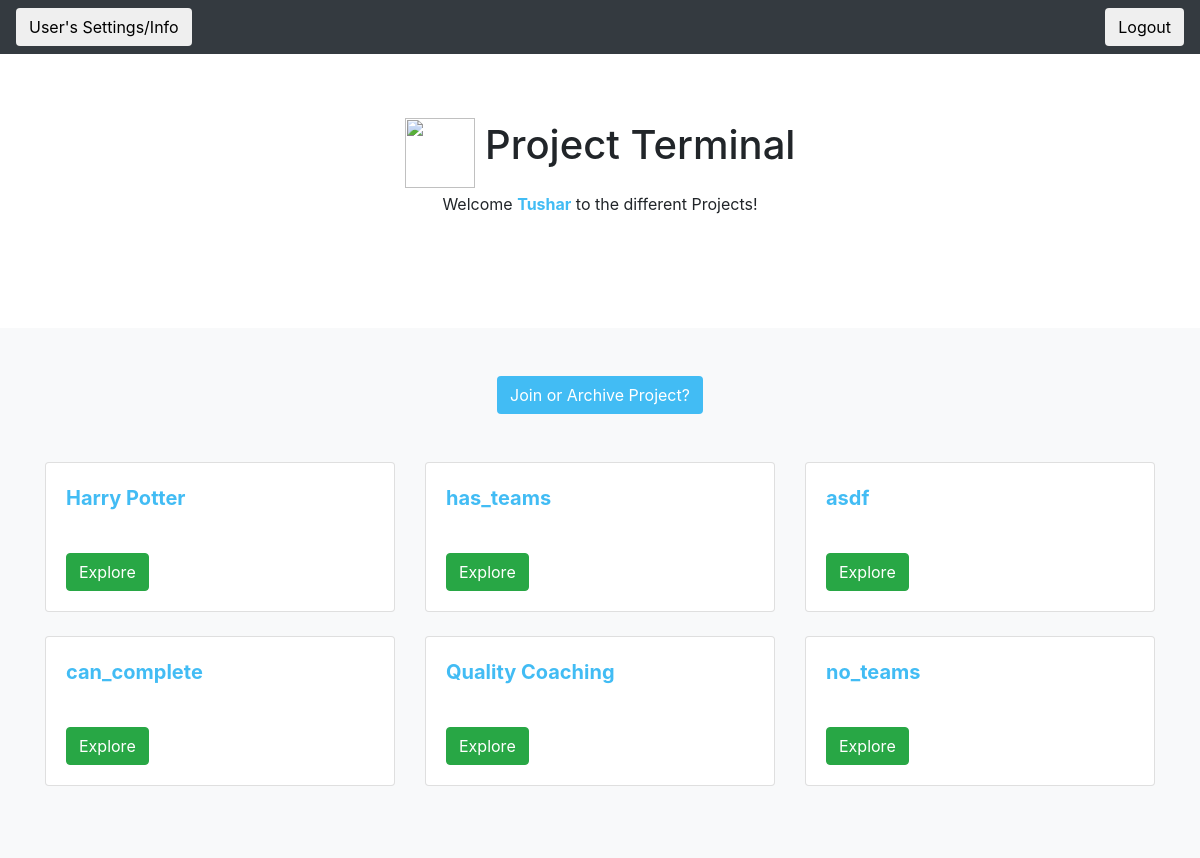
/quest/user_project_page/tdesai (signed in), run on an earlier commit of the app's database.
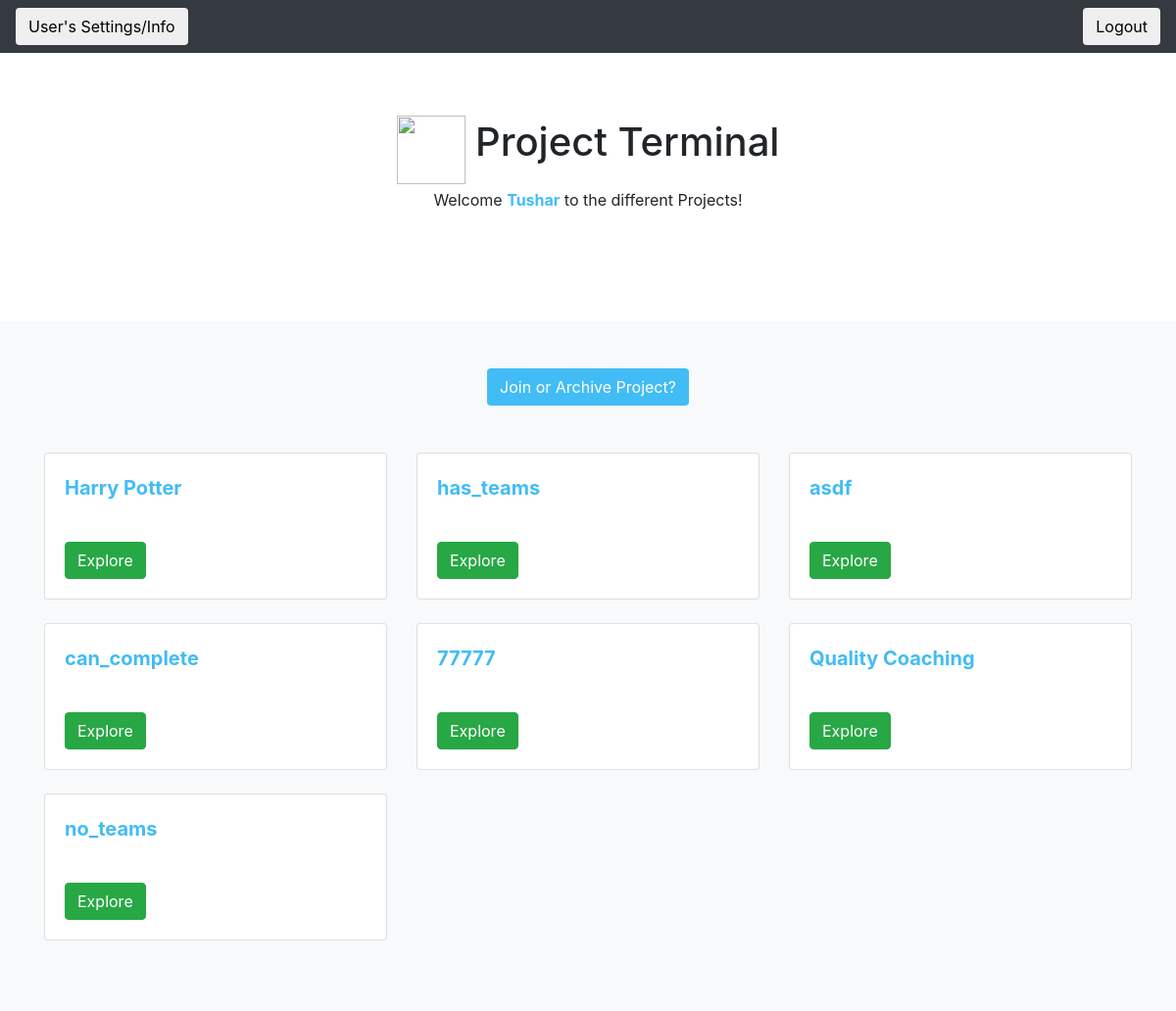
And on a later commit of the database.
### quest_extension/models.py (models this page shows)
class Project(models.Model):
    project_name = models.CharField(max_length=1000)
    project_description = models.CharField(max_length=1000, blank = True, null = True)
    project_random_phrase = models.CharField(max_length = 255, unique = True)
    project_admin_pin = models.CharField(max_length = 255, unique = True)
    project_editable = models.BooleanField()
    project_has_teams = models.BooleanField(default = False)

### quest_extension/views.py (the view)
# urls.py: path('user_project_page/<ldap>', views.get_user_project_page),
def get_user_project_page(request, ldap):
    print (validate_user_access(request, ldap))
    print (request.session)
    if not validate_user_access(request, ldap):
        return HttpResponseRedirect('/quest/user_login')
    current_user = User.objects.get(user_ldap = ldap)
    user_projects = UserProject.objects.filter(user = current_user, archived = False).values_list('project', flat=True)
    user_projects = Project.objects.filter(pk__in=user_projects)
    list_of_archived_projects = UserProject.objects.filter(user = current_user, archived = True).values_list('project', flat=True)
    list_of_archived_projects = Project.objects.filter(pk__in=list_of_archived_projects)
    add_new_project_form = AddNewProjectForm()
    context = {'current_user': current_user,
    'user_projects': user_projects,
    'add_new_project_form': add_new_project_form,
    'list_of_archived_projects': list_of_archived_projects}
    return render(request, 'quest_extension/user_project_page.html', context)

### quest_extension/logic.py (called while the page is built)
def validate_user_access(request, ldap):
    return 'current_user_ldap' in request.session and request.session['current_user_ldap'] == ldap

### quest_extension/templates/quest_extension/user_project_page.html (shortened to what this page needs)
<!doctype html>
<html lang="en">
  <head>
    <link rel="stylesheet" href="https://maxcdn.bootstrapcdn.com/bootstrap/4.0.0/css/bootstrap.min.css">
  </head>
  <body>
    <header>
      <div class="navbar navbar-dark bg-dark box-shadow">
        <form method='GET' action = '/quest/user_settings_info/{{current_user.user_ldap}}'>
            <button class = 'btn' type='submit'>User's Settings/Info</button>
        </form>
        <form method='POST' action = '/quest/user_logout/{{ current_user.user_ldap}}'>
                <button class = 'btn' type = 'submit', name = 'logout'>Logout</button>
            </form>
      </div>
    </header>
    <main role="main">
      <section class="jumbotron text-center" style = 'background-color: white'>
        <div class="container">
            <img style="width:70px; height:70px; margin-right:6px; margin-bottom:4px;" src = 'https://i.imgur.com/1533RUp.png'>
          <h1 class="jumbotron-heading"  style = 'display:inline; margin-top: 100px'>Project Terminal</h1>
          <p class="jumbotron-heading2">Welcome <strong style = 'color:#42bcf4'>{{ current_user.user_first_name }}</strong> to the different Projects!</p>
        </div>
      </section>
      <div class="album py-5 bg-light">
        <div class="container">
            <div id = 'join_or_archive' style = 'text-align: center;'>
            <button class = 'btn' style = 'background-color:#42bcf4; color: white' onclick = 'show_join_project()'> Join or Archive Project?</button>
            </div>
                <br>
                <br>
          <div class="row">
            {% for project in user_projects %}
            <div class="col-md-4">
              <div class="card mb-4 box-shadow">
                <div class="card-body">
                  <p>
                    <strong style = 'color: #42bcf4; font-size: 20px '>{{project.project_name}}</strong>
                </p>
                <br>
                  <div class="d-flex justify-content-between align-items-center">
                    <div class="btn-group">
                        <form method='GET', action = '/quest/user_home/{{ current_user.user_ldap }}/{{ project.id }}'>
                            <div id= 'project_button'>
                                <button class ='btn btn-success' type='submit'>Explore</button>
                            </div>
                        </form>
                    </div>
                  </div>
                </div>
              </div>
            </div>
            {% endfor %}
          </div>
        </div>
      </div>
    </main>
  </body>
</html>

What changed in the data, as far as the page shows it:
now on this page (row edited): Project: project_name "77777"
